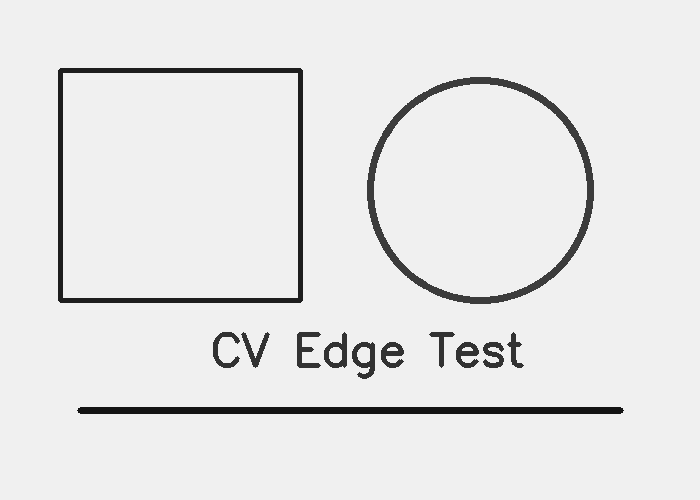
#> input picture sample_images/synthetic_test.png, 700 x 500 px
$ python -i edge_detectors.py   (imports and definitions only)   (older library calls are emulated)
#> lines starting #> are read from the running program, lines starting #| are printed output that depends on the picture; after the words box and inside, x2 and y2 are one past the last pixel; in counts of white or black regions, pixels touching at a corner belong together
#> further down, picture is the input picture: shape (500, 700); min 20, max 240, mean 230.4
import cv2
import numpy as np


def manual_convolution(image, kernel):
    """2-D convolution implemented with NumPy, for grayscale images."""
    image = image.astype(np.float32)
    kernel = np.flipud(np.fliplr(kernel)).astype(np.float32)
    kh, kw = kernel.shape
    ph, pw = kh // 2, kw // 2
    padded = np.pad(image, ((ph, ph), (pw, pw)), mode="reflect")
    output = np.zeros_like(image, dtype=np.float32)

    for y in range(image.shape[0]):
        for x in range(image.shape[1]):
            region = padded[y:y + kh, x:x + kw]
            output[y, x] = np.sum(region * kernel)
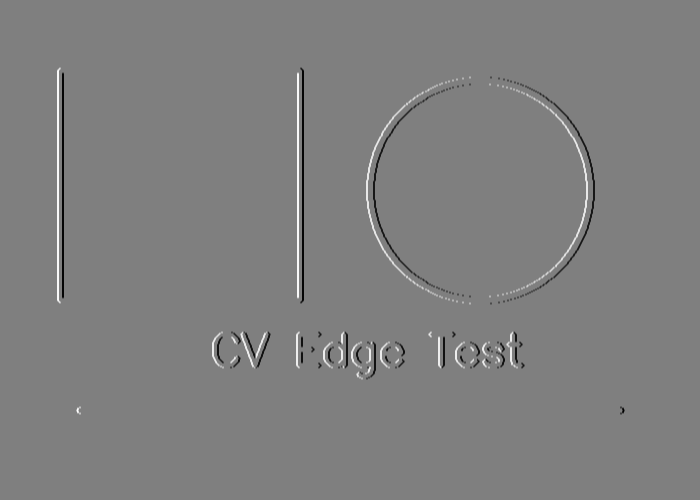
#> output: shape (500, 700) float32; min -880, max 880, mean 0; drawn with min black and max white
    return output


def sobel_manual(gray):
    kx = np.array([[-1, 0, 1],
                   [-2, 0, 2],
                   [-1, 0, 1]], dtype=np.float32)
    ky = np.array([[-1, -2, -1],
                   [ 0,  0,  0],
                   [ 1,  2,  1]], dtype=np.float32)

    gx = manual_convolution(gray, kx)
    gy = manual_convolution(gray, ky)
#> after the loop in manual_convolution (call 2), `for y in range(image.shape[0]):`:
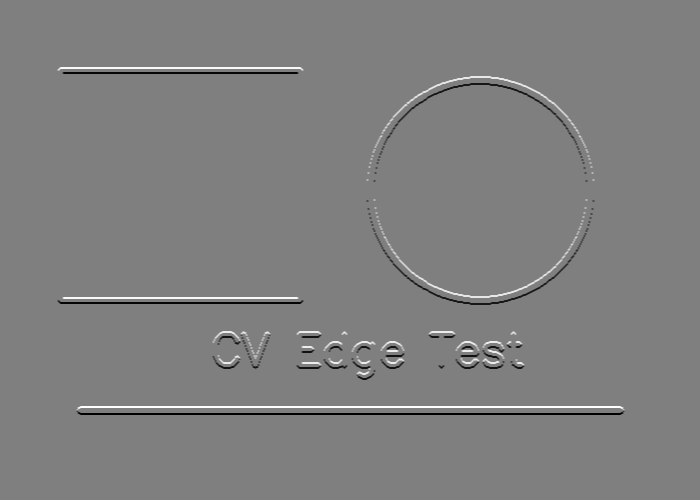
#> output: shape (500, 700) float32; min -880, max 880, mean 0; drawn with min black and max white
    magnitude = np.sqrt(gx * gx + gy * gy)
    magnitude = cv2.normalize(magnitude, None, 0, 255, cv2.NORM_MINMAX)
    return magnitude.astype(np.uint8)


def canny(gray):
    blurred = cv2.GaussianBlur(gray, (5, 5), 1.0)
    return cv2.Canny(blurred, 50, 150)
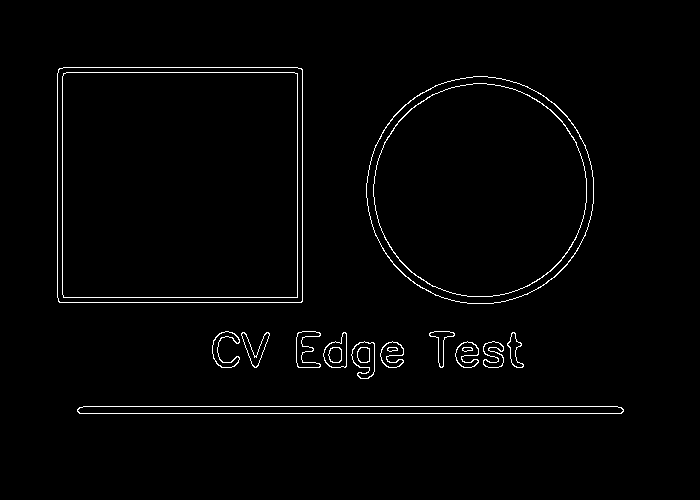
#> returned value: shape (500, 700); 1.7% white in thin lines or dots, all inside (x1, y1, x2, y2) = (57, 67, 624, 414)


def log_detector(gray):
    blurred = cv2.GaussianBlur(gray, (5, 5), 1.0)
    lap = cv2.Laplacian(blurred, cv2.CV_32F, ksize=3)
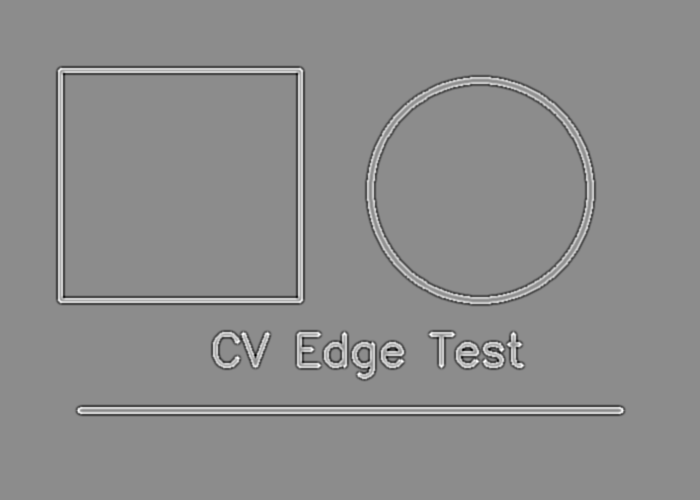
#> lap: shape (500, 700) float32; min -336, max 272, mean 0; drawn with min black and max white
    response = np.abs(lap)
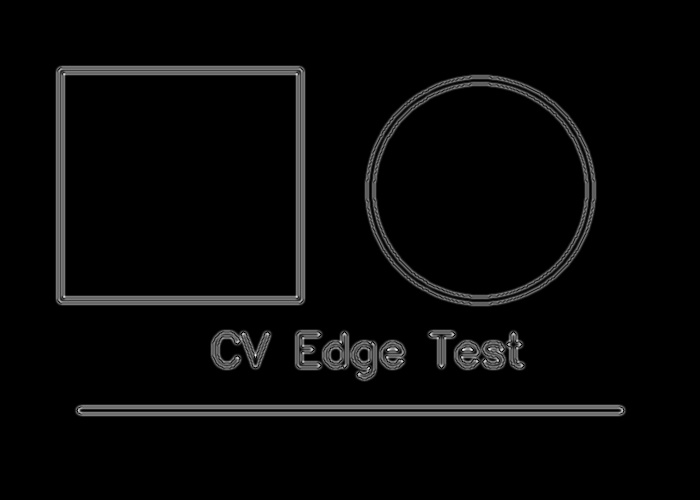
#> response: shape (500, 700) float32; min 0, max 336, mean 10.4; drawn with min black and max white
    response = cv2.normalize(response, None, 0, 255, cv2.NORM_MINMAX)
    _, edges = cv2.threshold(response.astype(np.uint8), 40, 255, cv2.THRESH_BINARY)
#> edges: shape (500, 700); 7.1% white; 10 white regions, largest, box (x1, y1, x2, y2) and area: (56, 66, 305, 305) 8420, (75, 405, 626, 416) 4408, (365, 75, 596, 306) 3040
    return edges


def dog_detector(gray):
    blur1 = cv2.GaussianBlur(gray, (0, 0), 1.0)
    blur2 = cv2.GaussianBlur(gray, (0, 0), 2.0)
    dog = np.abs(blur1.astype(np.float32) - blur2.astype(np.float32))
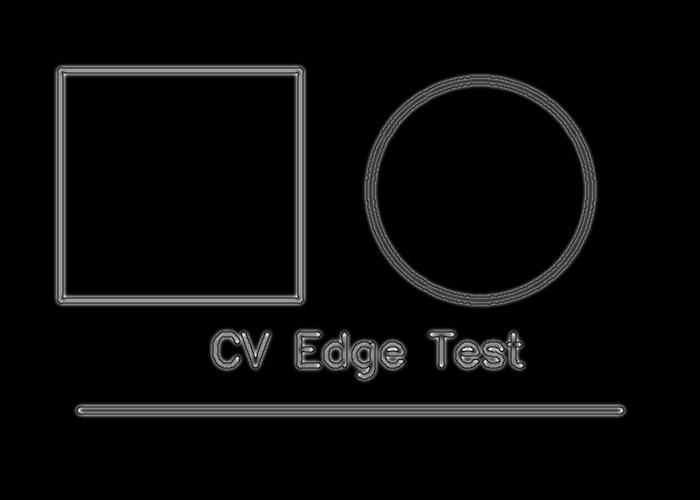
#> dog: shape (500, 700) float32; min 0, max 68, mean 2.7; drawn with min black and max white
    dog = cv2.normalize(dog, None, 0, 255, cv2.NORM_MINMAX)
    _, edges = cv2.threshold(dog.astype(np.uint8), 35, 255, cv2.THRESH_BINARY)
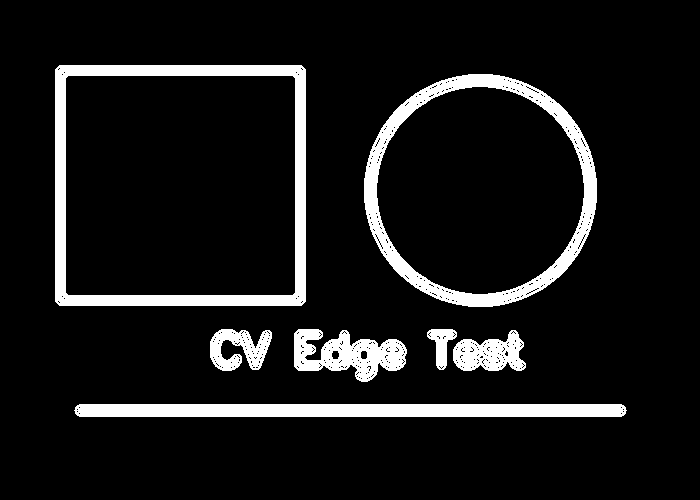
#> edges: shape (500, 700); 9.7% white; 7 white regions, largest, box (x1, y1, x2, y2) and area: (55, 65, 306, 306) 10296, (364, 74, 597, 307) 8980, (74, 404, 627, 417) 7129
    return edges


def run_all(gray):
    return {
        "Sobel": sobel_manual(gray),
        "Canny": canny(gray),
        "LoG": log_detector(gray),
        "DoG": dog_detector(gray),
    }

>>> import cv2
>>> picture = cv2.imread('sample_images/synthetic_test.png', cv2.IMREAD_GRAYSCALE)
>>> result = run_all(picture)
#> result = 4 items
